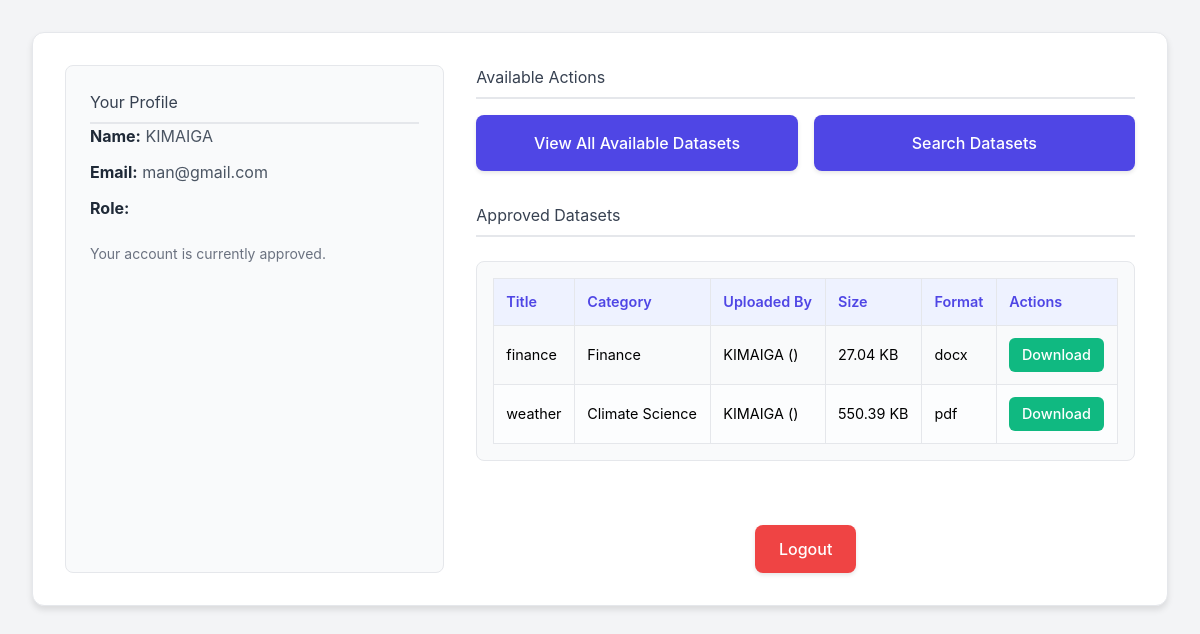
Page /dashboard.php (signed in) on the committed database.
### tables this page shows
CREATE TABLE `datasets` (
  `id` int(11) NOT NULL,
  `title` varchar(255) NOT NULL,
  `description` text DEFAULT NULL,
  `file_path` varchar(255) NOT NULL,
  `file_size` varchar(50) DEFAULT NULL,
  `file_format` varchar(50) DEFAULT NULL,
  `uploaded_by_user_id` int(11) NOT NULL,
  `category_id` int(11) DEFAULT NULL,
  `metadata_summary` longtext DEFAULT NULL CHECK (json_valid(`metadata_summary`)),
  `status` enum('pending','approved','disapproved') NOT NULL DEFAULT 'pending',
  `approval_notes` text DEFAULT NULL,
  `uploaded_at` timestamp NOT NULL DEFAULT current_timestamp(),
  `approved_at` timestamp NULL DEFAULT NULL
);

CREATE TABLE `categories` (
  `id` int(11) NOT NULL,
  `name` varchar(100) NOT NULL,
  `description` text DEFAULT NULL,
  `created_at` timestamp NOT NULL DEFAULT current_timestamp()
);

CREATE TABLE `users` (
  `id` int(11) NOT NULL,
  `name` varchar(255) NOT NULL,
  `email` varchar(255) NOT NULL,
  `password_hash` varchar(255) NOT NULL,
  `role` enum('normal_user','student','researcher','academic','contributor','curator') NOT NULL DEFAULT 'normal_user',
  `is_approved` tinyint(1) NOT NULL DEFAULT 1,
  `institution` varchar(255) DEFAULT NULL,
  `student_id` varchar(255) DEFAULT NULL,
  `course_of_study` varchar(255) DEFAULT NULL,
  `year_of_study` int(11) DEFAULT NULL,
  `research_area` varchar(255) DEFAULT NULL,
  `research_id` varchar(255) DEFAULT NULL,
  `experience` int(11) DEFAULT NULL,
  `academic_institution` varchar(255) DEFAULT NULL,
  `department` varchar(255) DEFAULT NULL,
  `designation` varchar(255) DEFAULT NULL,
  `academic_email` varchar(255) DEFAULT NULL,
  `organization_name` varchar(255) DEFAULT NULL,
  `type_of_data` varchar(255) DEFAULT NULL,
  `contact_info` varchar(255) DEFAULT NULL,
  `area_of_expertise` varchar(255) DEFAULT NULL,
  `curator_institution` varchar(255) DEFAULT NULL,
  `curator_experience` int(11) DEFAULT NULL,
  `created_at` timestamp NOT NULL DEFAULT current_timestamp(),
  `updated_at` timestamp NOT NULL DEFAULT current_timestamp() ON UPDATE current_timestamp()
);

### dashboard.php (the view, shortened to what this page needs)
<?php
require_once 'db_connection.php';
$user_id = $_SESSION['user_id'];
$user_name = $_SESSION['user_name'];
$user_email = $_SESSION['user_email'];
$user_role = $_SESSION['user_role'];
$additional_user_details = [];
$sql_user_details = "SELECT * FROM users WHERE id = ?";
if ($stmt = $mysqli->prepare($sql_user_details)) {
    $stmt->bind_param("i", $user_id);
    $stmt->execute();
    $result = $stmt->get_result();
    if ($result->num_rows > 0) {
        $additional_user_details = $result->fetch_assoc();
    }
} else {
    error_log("Error preparing user details query: " . $mysqli->error);
}
$approved_datasets = [];
$sql_approved_datasets = "SELECT d.id, d.title, d.description, d.file_size, d.file_format,
                                 u.name AS uploaded_by_name, u.role AS uploader_role,
                                 c.name AS category_name, d.uploaded_at
                          FROM datasets d
                          JOIN users u ON d.uploaded_by_user_id = u.id
                          LEFT JOIN categories c ON d.category_id = c.id
                          WHERE d.status = 'approved'
                          ORDER BY d.uploaded_at DESC";
if ($result = $mysqli->query($sql_approved_datasets)) {
    while ($row = $result->fetch_assoc()) {
        $approved_datasets[] = $row;
    }
} else {
    error_log("Error fetching approved datasets: " . $mysqli->error);
}
?>
<!DOCTYPE html>
<html lang="en">
<head>
    <script src="https://cdn.tailwindcss.com"></script>
</head>
<body>
    <div class="dashboard-container">
        <div class="left-panel">
            <h2 class="text-left">Your Profile</h2>
            <div class="user-detail-item">
                <strong>Name:</strong> <?php echo htmlspecialchars($user_name); ?>
            </div>
            <div class="user-detail-item">
                <strong>Email:</strong> <?php echo htmlspecialchars($user_email); ?>
            </div>
            <div class="user-detail-item">
                <strong>Role:</strong>
                <span class="user-role-badge role-<?php echo htmlspecialchars($user_role); ?>">
                </span>
            </div>
            <p class="mt-6 text-gray-500 text-sm">
                Your account is currently <?php echo $additional_user_details['is_approved'] ? 'approved' : 'awaiting approval'; ?>.
            </p>
        </div>
        <div class="right-panel">
            <h2 class="text-left">Available Actions</h2>
            <div class="action-list">
                <a href="#">View All Available Datasets</a>
                <a href="#">Search Datasets</a>
            </div>
            <h2 class="text-left mt-8">Approved Datasets</h2>
            <div class="dataset-table-container">
                <?php if (empty($approved_datasets)): ?>
                    <p class="text-center text-gray-500">No approved datasets available yet.</p>
                <?php else: ?>
                    <table class="dataset-table">
                        <thead>
                            <tr>
                                <th>Title</th>
                                <th>Category</th>
                                <th>Uploaded By</th>
                                <th>Size</th>
                                <th>Format</th>
                                <th>Actions</th>
                            </tr>
                        </thead>
                        <tbody>
                            <?php foreach ($approved_datasets as $dataset): ?>
                                <tr>
                                    <td><?php echo htmlspecialchars($dataset['title']); ?></td>
                                    <td><?php echo htmlspecialchars($dataset['category_name'] ?? 'N/A'); ?></td>
                                    <td><?php echo htmlspecialchars($dataset['uploaded_by_name']); ?> (<?php echo htmlspecialchars($dataset['uploader_role']); ?>)</td>
                                    <td><?php echo htmlspecialchars($dataset['file_size']); ?></td>
                                    <td><?php echo htmlspecialchars($dataset['file_format']); ?></td>
                                    <td>
                                        <?php if ($user_role === 'normal_user'): ?>
                                            <a href="payment.php?dataset_id=<?php echo htmlspecialchars($dataset['id']); ?>" class="download-btn bg-blue-500 hover:bg-blue-600">Download (Payment)</a>
                                        <?php else:  ?>
                                            <a href="download_file.php?dataset_id=<?php echo htmlspecialchars($dataset['id']); ?>" class="download-btn">Download</a>
                                        <?php endif; ?>
                                    </td>
                                </tr>
                            <?php endforeach; ?>
                        </tbody>
                    </table>
                <?php endif; ?>
            </div>
            <div class="text-center mt-8">
                <a href="logout.php" class="logout-btn">Logout</a>
            </div>
        </div>
    </div>
</body>
</html>

### dashboard.php (style rules this page uses)
body { font-family: 'Inter', sans-serif; background-color: #f3f4f6; min-height: 100vh; margin: 0; padding: 2rem; }
.dashboard-container { max-width: 1200px; margin: 0 auto; background-color: #ffffff; padding: 2rem; border-radius: 0.75rem; box-shadow: 0 4px 6px rgba(0,0,0,0.1); border: 1px solid #e5e7eb; display: flex; flex-wrap: wrap; gap: 2rem; }
.left-panel { flex: 1; min-width: 280px; background-color: #f9fafb; padding: 1.5rem; border-radius: 0.5rem; border: 1px solid #e5e7eb; }
.right-panel { flex: 2; min-width: 320px; padding: 0; }
h2 { font-size: 1.75rem; font-weight: 600; color: #374151; margin-bottom: 1rem; border-bottom: 2px solid #e5e7eb; padding-bottom: 0.5rem; }
.user-detail-item { margin-bottom: 0.75rem; font-size: 1rem; color: #4b5563; }
.user-detail-item strong { color: #1f2937; }
.user-role-badge { display: inline-block; padding: 0.25rem 0.75rem; border-radius: 9999px; font-weight: 600; font-size: 0.875rem; margin-left: 0.5rem; }
.action-list { margin-top: 1rem; display: grid; grid-template-columns: repeat(auto-fit, minmax(200px, 1fr)); gap: 1rem; }
.action-list a { display: flex; justify-content: center; align-items: center; padding: 1rem 1.5rem; background-color: #4f46e5; color: white; border-radius: 0.5rem; text-decoration: none; font-weight: 500; transition: background-color 0.2s ease-in-out, transform 0.1s ease-in-out; box-shadow: 0 2px 4px rgba(0,0,0,0.1); text-align: center; }
.logout-btn { margin-top: 2rem; display: inline-block; padding: 0.75rem 1.5rem; background-color: #ef4444; color: white; border-radius: 0.5rem; text-decoration: none; font-weight: 500; transition: background-color 0.2s ease-in-out; box-shadow: 0 2px 4px rgba(0,0,0,0.1); }
.dataset-table-container { overflow-x: auto; margin-top: 1.5rem; border: 1px solid #e5e7eb; border-radius: 0.5rem; padding: 1rem; background-color: #f9fafb; }
.dataset-table { width: 100%; border-collapse: collapse; }
.dataset-table th, .dataset-table td { padding: 0.75rem; border: 1px solid #e5e7eb; text-align: left; font-size: 0.9rem; }
.dataset-table th { background-color: #eef2ff; font-weight: 600; color: #4f46e5; }
.dataset-table tr:nth-child(even) { background-color: #fcfdfe; }
.download-btn { display: inline-block; padding: 0.4rem 0.8rem; background-color: #10b981; color: white; border-radius: 0.375rem; text-decoration: none; font-weight: 500; transition: background-color 0.2s ease-in-out; white-space: nowrap; }

### rows in the picture
datasets: title "finance", category.name "Finance", uploaded_by_user.name "KIMAIGA", file_size "27.04 KB", file_format "docx"
datasets: title "weather", category.name "Climate Science", uploaded_by_user.name "KIMAIGA", file_size "550.39 KB", file_format "pdf"

### other values in the picture
$user_name "KIMAIGA"
$user_email "man@gmail.com"
